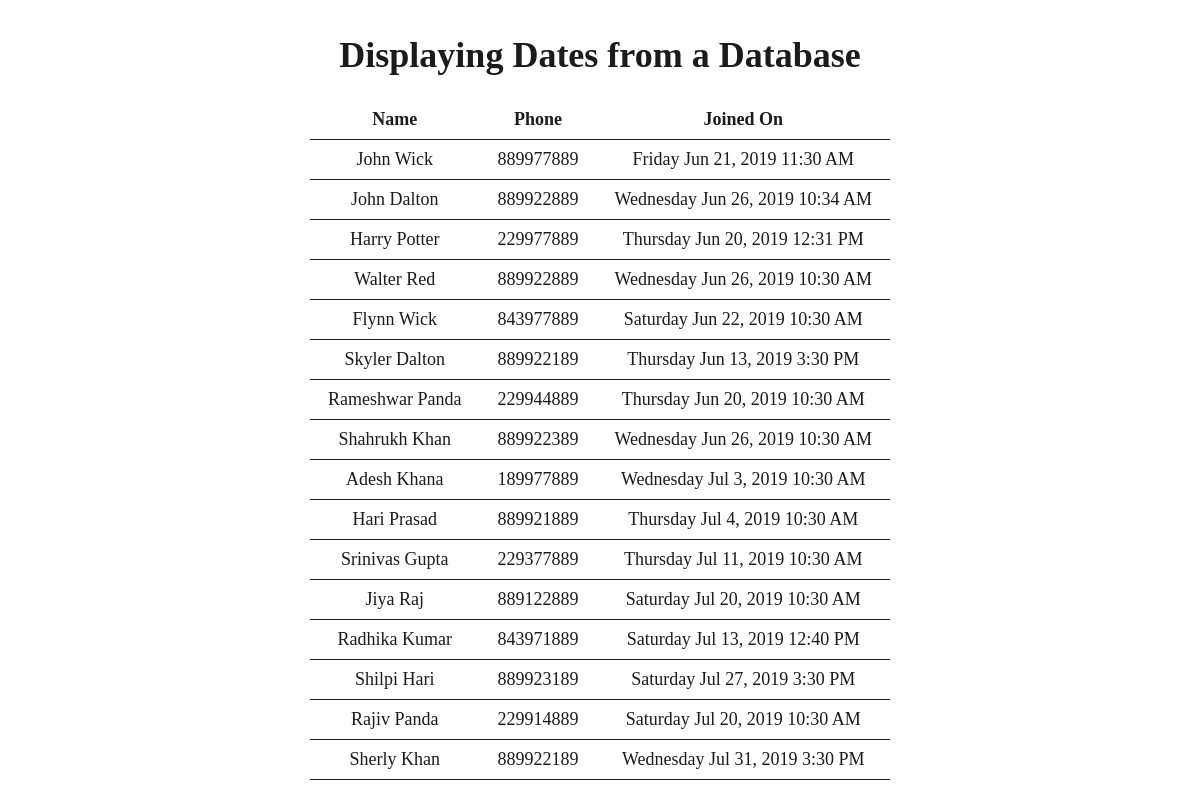
The app's page /07/demos/m7/clip3/after/employee_list.php with its own data.
### tables this page shows
CREATE TABLE `employees` (
  `id` int(5) NOT NULL,
  `name` varchar(15) NOT NULL,
  `phone` varchar(10) NOT NULL,
  `joined_at` datetime(6) NOT NULL
);

### 07/demos/m7/clip3/after/employee_list.php (the view, shortened to what this page needs)
<?php
require_once 'db_connect.php';
$sql = 'SELECT name, phone, DATE_FORMAT(joined_at, "%W %b %e, %Y %l:%i %p") as joined FROM employees';
?>
<!doctype html>
<html lang="en">
<head>
    <link href="style.css" rel="stylesheet" type="text/css">
</head>
<body id="main-content">
<h1>Displaying Dates from a Database</h1>
<table>
    <?php if ($db) { ?>
    <table>
        <tr>
            <th>Name</th>
            <th>Phone</th>
            <th>Joined On</th>
        </tr>
        <?php
        foreach ($db->query($sql) as $row) { ?>
            <tr>
                <td><?= $row['name'] ?></td>
                <td><?= $row['phone'] ?></td>
                <td><?= $row['joined'] ?></td>
            </tr>
        <?php }
        }
        ?>
    </table>
</body>
</html>

### 07/demos/m7/clip3/after/style.css (style rules this page uses)
html { height: 100%; width: 100%; margin: 0; padding: 0; }
body { height: 100%; width: 100%; margin: 0; padding: 0; font-size: 18px; color: #1B1B1B; }
#main-content { width: 700px; padding: 10px 0 20px; text-align: center; margin: auto; }
table { border-collapse: collapse; margin: auto; }
th, td { padding: 0.5em 1em; border-bottom: solid 1px; }

### records on screen
employees: name "John Wick", phone "889977889", joined "Friday Jun 21, 2019 11:30 AM"
employees: name "John Dalton", phone "889922889", joined "Wednesday Jun 26, 2019 10:34 AM"
employees: name "Harry Potter", phone "229977889", joined "Thursday Jun 20, 2019 12:31 PM"
employees: name "Walter Red", phone "889922889", joined "Wednesday Jun 26, 2019 10:30 AM"
employees: name "Flynn Wick", phone "843977889", joined "Saturday Jun 22, 2019 10:30 AM"
employees: name "Skyler Dalton", phone "889922189", joined "Thursday Jun 13, 2019 3:30 PM"
employees: name "Rameshwar Panda", phone "229944889", joined "Thursday Jun 20, 2019 10:30 AM"
employees: name "Shahrukh Khan", phone "889922389", joined "Wednesday Jun 26, 2019 10:30 AM"
employees: name "Adesh Khana", phone "189977889", joined "Wednesday Jul 3, 2019 10:30 AM"
employees: name "Hari Prasad", phone "889921889", joined "Thursday Jul 4, 2019 10:30 AM"
employees: name "Srinivas Gupta", phone "229377889", joined "Thursday Jul 11, 2019 10:30 AM"
employees: name "Jiya Raj", phone "889122889", joined "Saturday Jul 20, 2019 10:30 AM"
employees: name "Radhika Kumar", phone "843971889", joined "Saturday Jul 13, 2019 12:40 PM"
employees: name "Shilpi Hari", phone "889923189", joined "Saturday Jul 27, 2019 3:30 PM"
employees: name "Rajiv Panda", phone "229914889", joined "Saturday Jul 20, 2019 10:30 AM"
employees: name "Sherly Khan", phone "889922189", joined "Wednesday Jul 31, 2019 3:30 PM"
